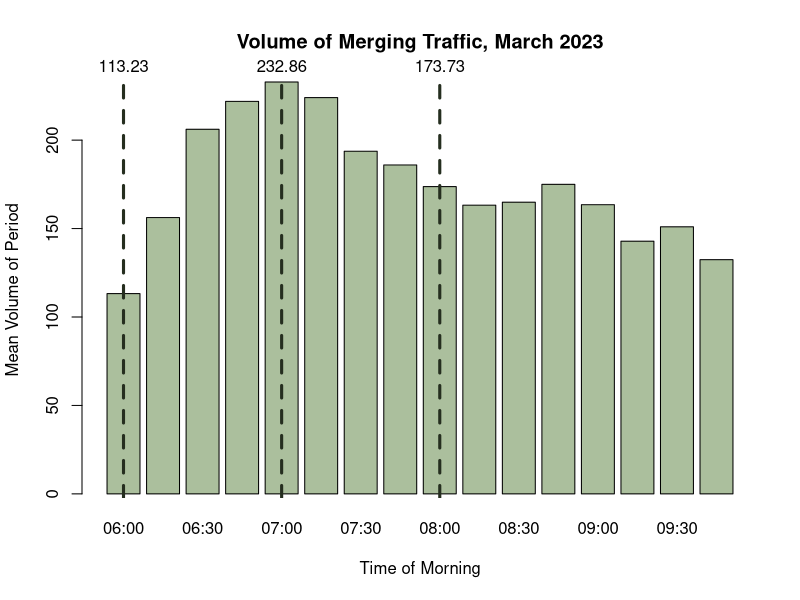
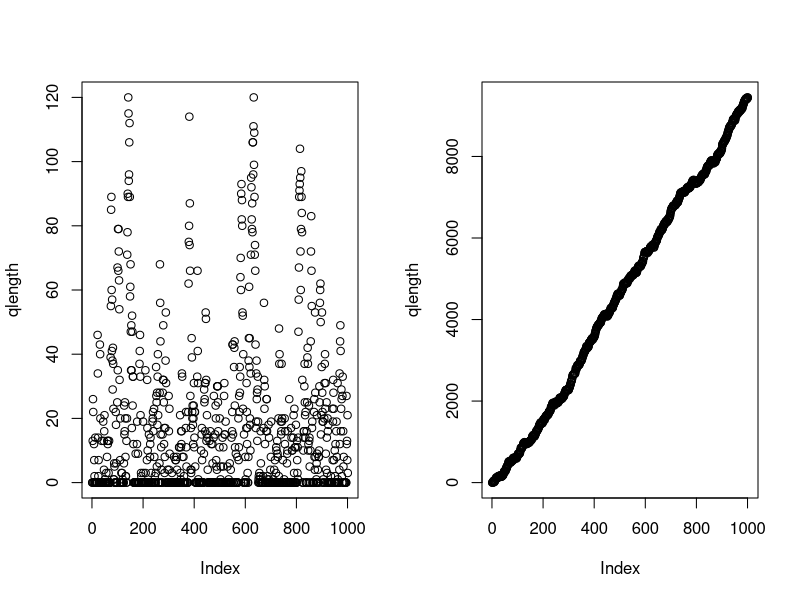

These charts were generated, in order, by the following R code:
## ---- chunk 1
#| include: false

# Keep these commented as the full files were too large to upload to Github
# Importing datasets
# raw23 <- read.csv("2023-03.csv")
# raw25 <- read.csv("2025-03.csv")

# Filtering for on-ramp segment
# ramp25 <- raw25[raw25$MLinkID == 5725, ]
# ramp23 <- raw23[raw23$MLinkID == 5725, ]

# Filtering for the freeway segment directly following the on-ramp
# fwy25 <- raw25[raw25$MLinkID == 183, ]
# fwy23 <- raw23[raw23$MLinkID == 183, ]

# Simplified import commands
ramp25 <- read.csv("ramp25.csv")
ramp23 <- read.csv("ramp23.csv")

fwy25 <- read.csv("fwy25.csv")
fwy23 <- read.csv("fwy23.csv")
## ---- chunk 2
#| include: false

library(lubridate)

# Converting datetime strings to date objects
ramp23$Date.Time.AWST <- ymd_hm(ramp23$Date.Time.AWST)

# Adding day of the week column (1=sunday, 7=saturday)
ramp23$Weekday <- wday(ramp23$Date.Time.AWST)

# Adding hour of the day column
ramp23$Hour <- hour(ramp23$Date.Time.AWST)

# Adding 15-min segment identifier of column
ramp23$Period <- format(ramp23$Date.Time.AWST, "%H:%M")

# Removing weekends
ramp23.wk <- ramp23[ramp23$Weekday %in% c(2, 3, 4, 5, 6), ]

# Filtering for only the morning peak (6am-10am)
ramp23.pk.wk <- ramp23.wk[6 <= ramp23.wk$Hour & ramp23.wk$Hour < 10, ]

# Removing public holidays (March 6 is the onyl date - Labour Day)
ramp23.pk.wk <- ramp23.pk.wk[date(ramp23.pk.wk$Date.Time.AWST) != "2023-03-06", ]
## ---- chunk 3
head(ramp23[, c(-6, -7, -8, -9, -10)])
## ---- chunk 4
#| include: false

smeans <- aggregate(Volume ~ Period, 
                           data = ramp23.pk.wk, 
                           FUN = mean)

# getting max volume
smax <- max(smeans$Volume)
maxindex <- which(smeans$Volume == smax)

# getting mean volume
smean <- mean(smeans$Volume)

# getting min volume
smin <- min(smeans$Volume)
minindex <- which(smeans$Volume == smin)
## ---- chunk 5
#| echo: false

bp <- barplot(smeans$Volume, names.arg = smeans$Period, col="#abbf9d", xlab = "Time of Morning", ylab = "Mean Volume of Period", main="Volume of Merging Traffic, March 2023")

abline(v = bp[1], col = "#252e1f", lwd = 3, lty = 2)
text(x = bp[1], y = smax, labels = round(smeans$Volume[1], 2), pos = 3, xpd = TRUE)

abline(v = bp[5], col = "#252e1f", lwd = 3, lty = 2)
text(x = bp[5], y = smax, labels = round(smeans$Volume[5], 2), pos = 3, xpd = TRUE)

abline(v = bp[9], col = "#252e1f", lwd = 3, lty = 2)
text(x = bp[9], y = smax, labels = round(smeans$Volume[9], 2), pos = 3, xpd = TRUE)
## ---- chunk 6
smu6  <- mean(ramp23.pk.wk[ramp23.pk.wk$Period == "06:00", 4])
svar6 <- var(ramp23.pk.wk[ramp23.pk.wk$Period == "06:00", 4])

data.frame (
  Mean = smu6,
  Variance = svar6,
  row.names = c("6am (min)")
)
## ---- chunk 7
#| include: false

ssize6 <- (smu6^2) / (svar6 - smu6)
## ---- chunk 8
sim1 <- rnbinom(10000, size = ssize6, mu = smu6)
sim2 <- rpois(10000, lambda = smu6)
data.frame (
  Mean = c(smu6, mean(sim1), mean(sim2)),
  Variance = c(svar6, var(sim1), mean(sim2)),
  row.names = c("Dataset", "NBinom Sim", "Poisson Sim  ")
)
## ---- chunk 9
#| include: false

# 7am models
smu7  <- mean(ramp23.pk.wk[ramp23.pk.wk$Period == "07:00", 4])
svar7 <- var(ramp23.pk.wk[ramp23.pk.wk$Period == "07:00", 4])
ssize7 <- (smu7^2) / (svar7 - smu7)

# 8am models
smu8  <- mean(ramp23.pk.wk[ramp23.pk.wk$Period == "08:00", 4])
svar8 <- var(ramp23.pk.wk[ramp23.pk.wk$Period == "08:00", 4])
ssize8 <- (smu8^2) / (svar8 - smu8)
## ---- chunk 10
#| echo: false

data.frame(
  Mean = c(smu6, smu7, smu8),
  Variance = c(svar6, svar7, svar8),
  Size = c(ssize6, ssize7, ssize8),
  row.names = c("6am (min)", "7am (max)", "8am (mean)")
)
## ---- chunk 11
T <- 1000


# average 12 cars per minute release
release <- 12 * 15 # no. of releases for 1 15 minute interval

qlength <- numeric(T)

for (i in 1:T) {
  qlength[i+1] <- qlength[i] + rnbinom(1, size=ssize8, mu=smu8)
  qlength[i+1] <- max(0, qlength[i+1] - release)
}

par(mfrow=c(1, 2))
plot(qlength)


# average 11 cars per minute
release <- 11 * 15 # no. of releases for 1 15 minute interval

qlength <- numeric(T)

for (i in 1:T) {
  qlength[i+1] <- qlength[i] + rnbinom(1, size=ssize8, mu=smu8)
  qlength[i+1] <- max(0, qlength[i+1] - release)
}

plot(qlength)
